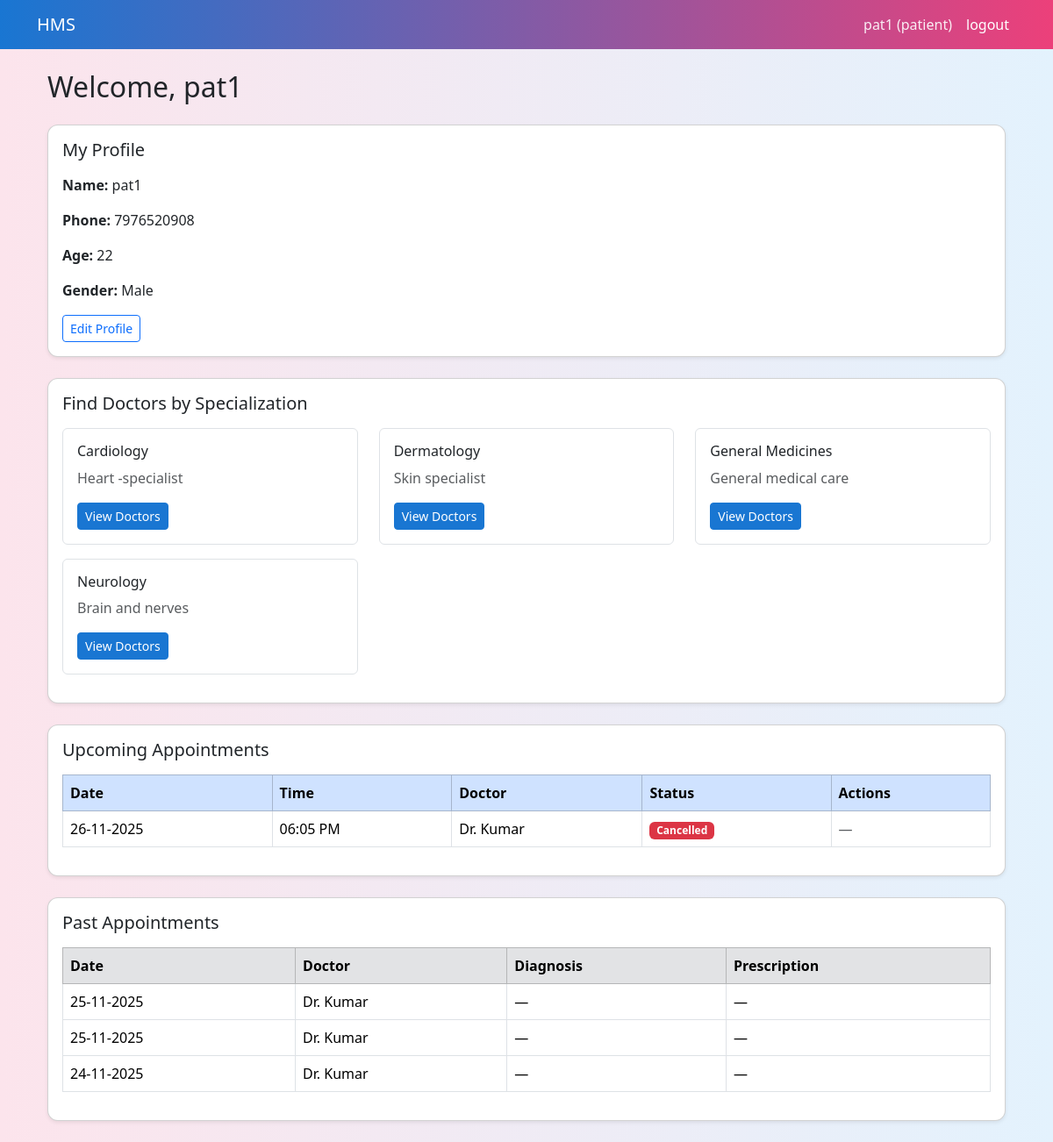
Page /patient/dashboard (signed in) on the earlier database version.
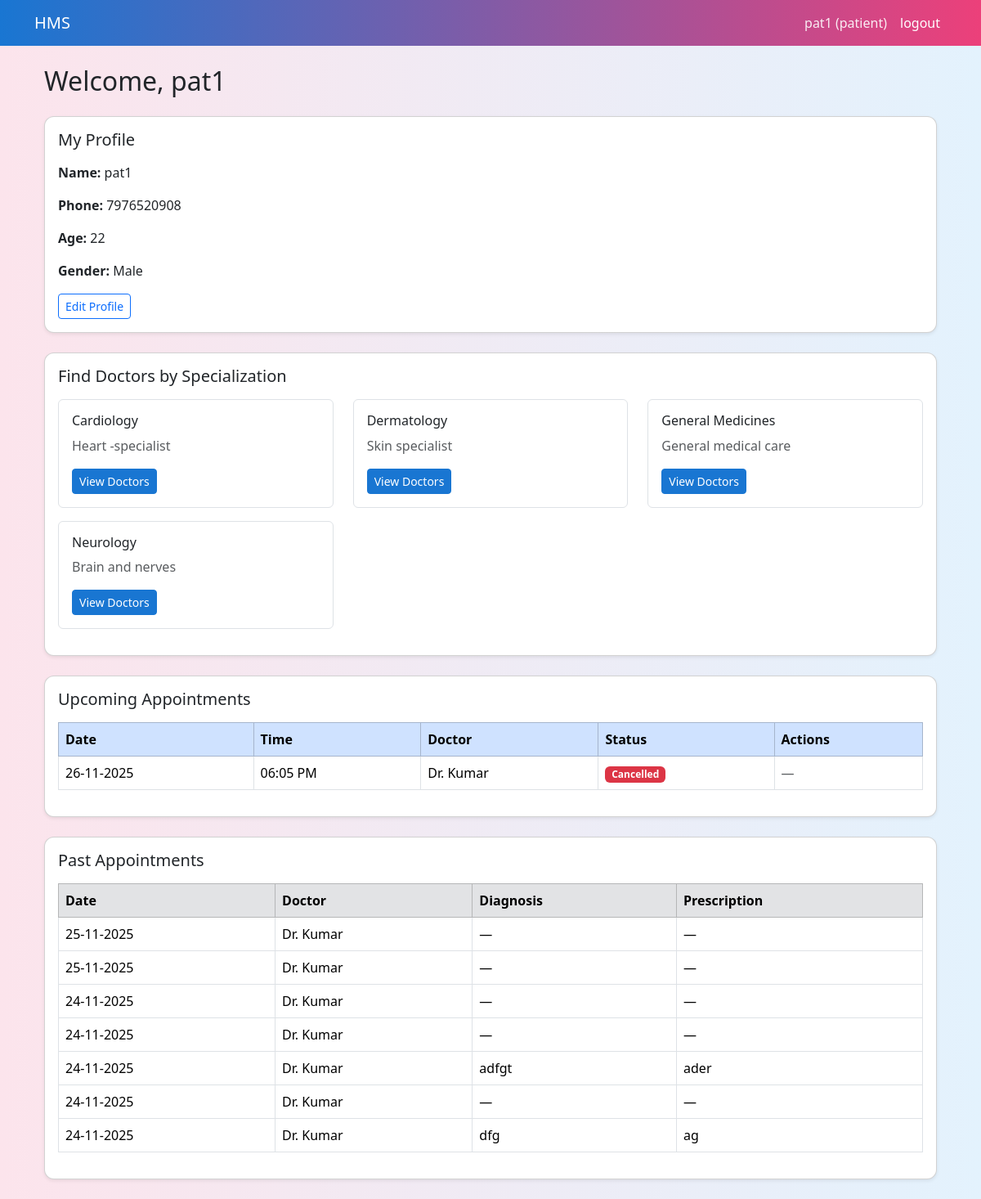
Same page on the later database version.
### models.py (models this page shows, shortened)
class Department(db.Model):
    __tablename__="departments"
    id=db.Column(db.Integer,primary_key=True)
    name=db.Column(db.String(80),unique=True,nullable=False)
    description=db.Column(db.Text)
    doctors=db.relationship("Doctor",back_populates="department")

class Appointment(db.Model):
    __tablename__="appointments"
    id =db.Column(db.Integer,primary_key=True)
    patient_id=db.Column(db.Integer,db.ForeignKey("patients.id"),nullable=False)
    doctor_id=db.Column(db.Integer,db.ForeignKey("doctors.id"),nullable=False)
    date=db.Column(db.Date,nullable=False)
    time=db.Column(db.Time,nullable=False)
    status=db.Column(db.String(20),default="Booked")
    created_at=db.Column(db.DateTime,default=datetime.utcnow)
    updated_at=db.Column(db.DateTime,default=datetime.utcnow,onupdate=datetime.utcnow)
    patient=db.relationship("Patient",back_populates="appointments")
    doctor=db.relationship("Doctor",back_populates="appointments")
    treatment=db.relationship("Treatment",back_populates="appointment",uselist=False)

class Doctor(db.Model):
    __tablename__="doctors"
    id=db.Column(db.Integer,primary_key=True)
    user_id=db.Column(db.Integer,db.ForeignKey("users.id"),nullable=False)
    department_id=db.Column(db.Integer,db.ForeignKey("departments.id"))
    full_name=db.Column(db.String(120),nullable=False)
    phone=db.Column(db.String(20))
    about=db.Column(db.Text)
    experience_years=db.Column(db.Integer)
    is_active=db.Column(db.Boolean, default=True)
    user=db.relationship("User",back_populates="doctor_profile")
    department=db.relationship("Department",back_populates="doctors")
    appointments=db.relationship("Appointment",back_populates="doctor")
    availabilities=db.relationship("DoctorAvailability",back_populates="doctor")

class Treatment(db.Model):
    __tablename__="treatments"
    id=db.Column(db.Integer,primary_key=True)
    appointment_id=db.Column(db.Integer,db.ForeignKey("appointments.id"), nullable=False,unique=True)
    diagnosis=db.Column(db.Text)
    prescription=db.Column(db.Text)
    notes=db.Column(db.Text)
    created_at=db.Column(db.DateTime,default=datetime.utcnow)
    appointment=db.relationship("Appointment",back_populates="treatment")

### app.py (the view)
    @app.route('/patient/dashboard')
    def patient_dashboard():
        if session.get('role') !='patient':
            return redirect(url_for('login'))
        user_id = session.get('user_id')
        if not user_id:
            return redirect(url_for('login'))
        patient = Patient.query.filter_by(user_id=user_id).first()
        if not patient:
            flash("Patient profile not found.")
            return redirect(url_for('logout'))
        today=date.today()
        upcoming_appointments =(
            Appointment.query
            .filter(
                Appointment.patient_id == patient.id,
                Appointment.date >=today,
            )
            .order_by(Appointment.date,Appointment.time)
            .all()
        )
        past_appointments =(
            Appointment.query
           .filter(
                Appointment.patient_id==patient.id,
                Appointment.date < today,
            )
            .order_by(Appointment.date.desc(),Appointment.time.desc()).all()
        )
        departments = Department.query.order_by(Department.name).all()
        return render_template(
            'patient_dashboard.html',
            patient=patient,
            departments=departments,
            upcoming_appointments=upcoming_appointments,
            past_appointments=past_appointments,
            )

### templates/patient_dashboard.html (shortened to what the changed rows need)
{% extends "base.html" %}
{% block content %}
<div class="container mt-4">
  <h2 class="mb-4">Welcome, {{ patient.full_name }}</h2>
  <div class="card shadow-sm mb-4">
    <div class="card-body">
      <div class="row">
        {% for dept in departments %}
        <div class="col-md-4 mb-3">
          <div class="border rounded p-3">
            <h6>{{ dept.name }}</h6>
            <p class="text-muted">{{ dept.description }}</p>
            <a href="{{ url_for('patient_search_doctors', dept_id=dept.id) }}" class="btn btn-sm btn-primary">
              View Doctors
            </a>
          </div>
        </div>
        {% endfor %}
      </div>
    </div>
  </div>
  <div class="card shadow-sm mb-4">
    <div class="card-body">
      {% if upcoming_appointments %}
      <table class="table table-bordered">
        <thead class="table-primary">
          <tr>
            <th>Date</th>
            <th>Time</th>
            <th>Doctor</th>
            <th>Status</th>
            <th>Actions</th>
          </tr>
        </thead>
        <tbody>
          {% for appt in upcoming_appointments %}
          <tr>
            <td>{{ appt.date.strftime("%d-%m-%Y") }}</td>
            <td>{{ appt.time.strftime("%I:%M %p") }}</td>
            <td>{{ appt.doctor.full_name }}</td>
            <td>
              <span class="badge
                {% if appt.status == 'Booked' %}bg-warning text-dark
                {% elif appt.status == 'Completed' %}bg-success
                {% elif appt.status == 'Cancelled' %}bg-danger
                {% else %}bg-secondary{% endif %}">
                {{ appt.status }}
              </span>
            </td>
            <td>
              {% if appt.status == 'Booked' %}
              <a href="{{ url_for('patient_reschedule_appointment', appt_id=appt.id) }}"
                class="btn btn-sm btn-outline-primary mb-1">
                Reschedule
              </a>
              <!-- <a href="{{ url_for('patient_cancel_appointment', appt_id=appt.id) }}"
                class="btn btn-sm btn-outline-danger">
                Cancel
              </a> -->
              <form method="post" action="{{ url_for('patient_cancel_appointment', appt_id=appt.id) }}"
                style="display:inline;">
                <button type="submit" class="btn btn-sm btn-outline-danger">
                  Cancel
                </button>
              </form>
              {% else %}
              <span class="text-muted">—</span>
              {% endif %}
            </td>
          </tr>
          {% endfor %}
        </tbody>
      </table>
      {% else %}
      <p class="text-muted">No upcoming appointments.</p>
      {% endif %}
    </div>
  </div>
  <div class="card shadow-sm mb-4">
    <div class="card-body">
      {% if past_appointments %}
      <table class="table table-bordered">
        <thead class="table-secondary">
          <tr>
            <th>Date</th>
            <th>Doctor</th>
            <th>Diagnosis</th>
            <th>Prescription</th>
          </tr>
        </thead>
        <tbody>
          {% for appt in past_appointments %}
          <tr>
            <td>{{ appt.date.strftime("%d-%m-%Y") }}</td>
            <td>{{ appt.doctor.full_name }}</td>
            <td>{{ appt.treatment.diagnosis if appt.treatment else "—" }}</td>
            <td>{{ appt.treatment.prescription if appt.treatment else "—" }}</td>
          </tr>
          {% endfor %}
        </tbody>
      </table>
      {% else %}
      <p class="text-muted">No past appointments.</p>
      {% endif %}
    </div>
  </div>
</div>
{% endblock %}

Differences in the rows shown:
added Appointment: date "24-11-2025", doctor.full_name "Dr. Kumar", treatment "—", shown under "Past Appointments"
added Appointment: date "24-11-2025", doctor.full_name "Dr. Kumar", treatment "adfgt", treatment "ader", shown under "Past Appointments"
added Appointment: date "24-11-2025", doctor.full_name "Dr. Kumar", treatment "—", shown under "Past Appointments"
added Appointment: date "24-11-2025", doctor.full_name "Dr. Kumar", treatment "dfg", treatment "ag", shown under "Past Appointments"
